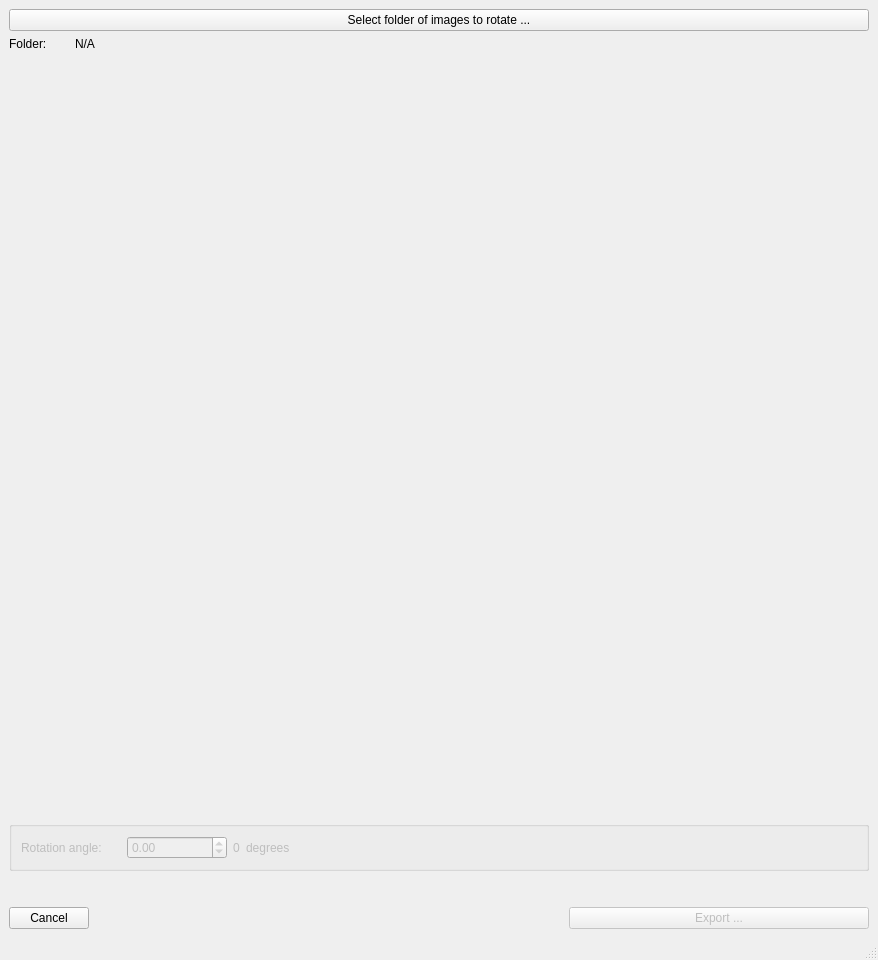
<?xml version="1.0" encoding="UTF-8"?>
<ui version="4.0">
 <class>MainWindow</class>
 <widget class="QMainWindow" name="MainWindow">
  <property name="windowModality">
   <enum>Qt::ApplicationModal</enum>
  </property>
  <property name="geometry">
   <rect>
    <x>0</x>
    <y>0</y>
    <width>878</width>
    <height>960</height>
   </rect>
  </property>
  <property name="windowTitle">
   <string>MainWindow</string>
  </property>
  <widget class="QWidget" name="centralwidget">
   <layout class="QVBoxLayout" name="verticalLayout">
    <item>
     <widget class="QPushButton" name="select_folder_pushButton">
      <property name="text">
       <string>Select folder of images to rotate ...</string>
      </property>
     </widget>
    </item>
    <item>
     <layout class="QHBoxLayout" name="horizontalLayout_2">
      <item>
       <widget class="QLabel" name="label">
        <property name="minimumSize">
         <size>
          <width>60</width>
          <height>0</height>
         </size>
        </property>
        <property name="maximumSize">
         <size>
          <width>60</width>
          <height>16777215</height>
         </size>
        </property>
        <property name="text">
         <string>Folder: </string>
        </property>
       </widget>
      </item>
      <item>
       <widget class="QLabel" name="folder_selected_label">
        <property name="text">
         <string>N/A</string>
        </property>
       </widget>
      </item>
     </layout>
    </item>
    <item>
     <widget class="QWidget" name="widget" native="true">
      <property name="sizePolicy">
       <sizepolicy hsizetype="Preferred" vsizetype="Expanding">
        <horstretch>0</horstretch>
        <verstretch>0</verstretch>
       </sizepolicy>
      </property>
     </widget>
    </item>
    <item>
     <widget class="QGroupBox" name="rotation_angle_groupBox">
      <property name="enabled">
       <bool>false</bool>
      </property>
      <property name="title">
       <string/>
      </property>
      <layout class="QHBoxLayout" name="horizontalLayout_3">
       <item>
        <widget class="QLabel" name="label_2">
         <property name="minimumSize">
          <size>
           <width>100</width>
           <height>0</height>
          </size>
         </property>
         <property name="maximumSize">
          <size>
           <width>100</width>
           <height>16777215</height>
          </size>
         </property>
         <property name="text">
          <string>Rotation angle:</string>
         </property>
        </widget>
       </item>
       <item>
        <widget class="QDoubleSpinBox" name="rotation_doubleSpinBox">
         <property name="minimumSize">
          <size>
           <width>100</width>
           <height>0</height>
          </size>
         </property>
         <property name="maximumSize">
          <size>
           <width>100</width>
           <height>16777215</height>
          </size>
         </property>
         <property name="minimum">
          <double>-180.000000000000000</double>
         </property>
         <property name="maximum">
          <double>180.000000000000000</double>
         </property>
        </widget>
       </item>
       <item>
        <widget class="QLabel" name="angle_value">
         <property name="text">
          <string>0</string>
         </property>
        </widget>
       </item>
       <item>
        <widget class="QLabel" name="label_3">
         <property name="text">
          <string>degrees</string>
         </property>
        </widget>
       </item>
       <item>
        <spacer name="horizontalSpacer_2">
         <property name="orientation">
          <enum>Qt::Horizontal</enum>
         </property>
         <property name="sizeHint" stdset="0">
          <size>
           <width>40</width>
           <height>20</height>
          </size>
         </property>
        </spacer>
       </item>
      </layout>
     </widget>
    </item>
    <item>
     <spacer name="verticalSpacer">
      <property name="orientation">
       <enum>Qt::Vertical</enum>
      </property>
      <property name="sizeType">
       <enum>QSizePolicy::Minimum</enum>
      </property>
      <property name="sizeHint" stdset="0">
       <size>
        <width>20</width>
        <height>30</height>
       </size>
      </property>
     </spacer>
    </item>
    <item>
     <layout class="QHBoxLayout" name="horizontalLayout">
      <item>
       <widget class="QPushButton" name="pushButton">
        <property name="text">
         <string>Cancel</string>
        </property>
       </widget>
      </item>
      <item>
       <spacer name="horizontalSpacer">
        <property name="orientation">
         <enum>Qt::Horizontal</enum>
        </property>
        <property name="sizeHint" stdset="0">
         <size>
          <width>40</width>
          <height>20</height>
         </size>
        </property>
       </spacer>
      </item>
      <item>
       <widget class="QPushButton" name="export_button">
        <property name="enabled">
         <bool>false</bool>
        </property>
        <property name="minimumSize">
         <size>
          <width>300</width>
          <height>0</height>
         </size>
        </property>
        <property name="text">
         <string>Export ...</string>
        </property>
       </widget>
      </item>
     </layout>
    </item>
   </layout>
  </widget>
  <widget class="QMenuBar" name="menubar">
   <property name="geometry">
    <rect>
     <x>0</x>
     <y>0</y>
     <width>878</width>
     <height>24</height>
    </rect>
   </property>
  </widget>
  <widget class="QStatusBar" name="statusbar"/>
 </widget>
 <resources/>
 <connections>
  <connection>
   <sender>pushButton</sender>
   <signal>clicked()</signal>
   <receiver>MainWindow</receiver>
   <slot>cancel_clicked()</slot>
   <hints>
    <hint type="sourcelabel">
     <x>82</x>
     <y>920</y>
    </hint>
    <hint type="destinationlabel">
     <x>163</x>
     <y>548</y>
    </hint>
   </hints>
  </connection>
  <connection>
   <sender>select_folder_pushButton</sender>
   <signal>clicked()</signal>
   <receiver>MainWindow</receiver>
   <slot>select_folder_clicked()</slot>
   <hints>
    <hint type="sourcelabel">
     <x>420</x>
     <y>44</y>
    </hint>
    <hint type="destinationlabel">
     <x>5</x>
     <y>193</y>
    </hint>
   </hints>
  </connection>
  <connection>
   <sender>rotation_doubleSpinBox</sender>
   <signal>valueChanged(double)</signal>
   <receiver>MainWindow</receiver>
   <slot>rotation_value_changed()</slot>
   <hints>
    <hint type="sourcelabel">
     <x>185</x>
     <y>809</y>
    </hint>
    <hint type="destinationlabel">
     <x>292</x>
     <y>909</y>
    </hint>
   </hints>
  </connection>
  <connection>
   <sender>export_button</sender>
   <signal>clicked()</signal>
   <receiver>MainWindow</receiver>
   <slot>export_button_clicked()</slot>
   <hints>
    <hint type="sourcelabel">
     <x>659</x>
     <y>904</y>
    </hint>
    <hint type="destinationlabel">
     <x>691</x>
     <y>857</y>
    </hint>
   </hints>
  </connection>
 </connections>
 <slots>
  <slot>cancel_clicked()</slot>
  <slot>display_rotated_images()</slot>
  <slot>slider_value_changed()</slot>
  <slot>select_folder_clicked()</slot>
  <slot>rotation_value_changed()</slot>
  <slot>export_button_clicked()</slot>
 </slots>
</ui>
